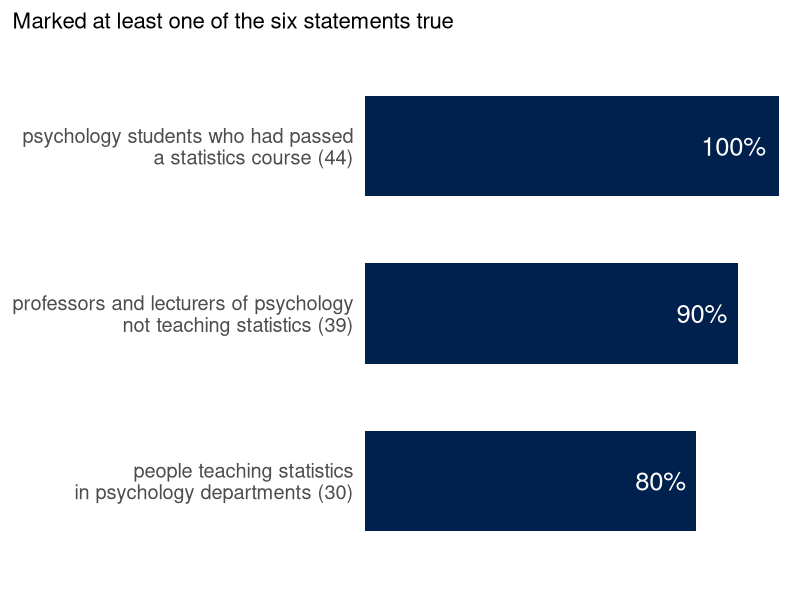
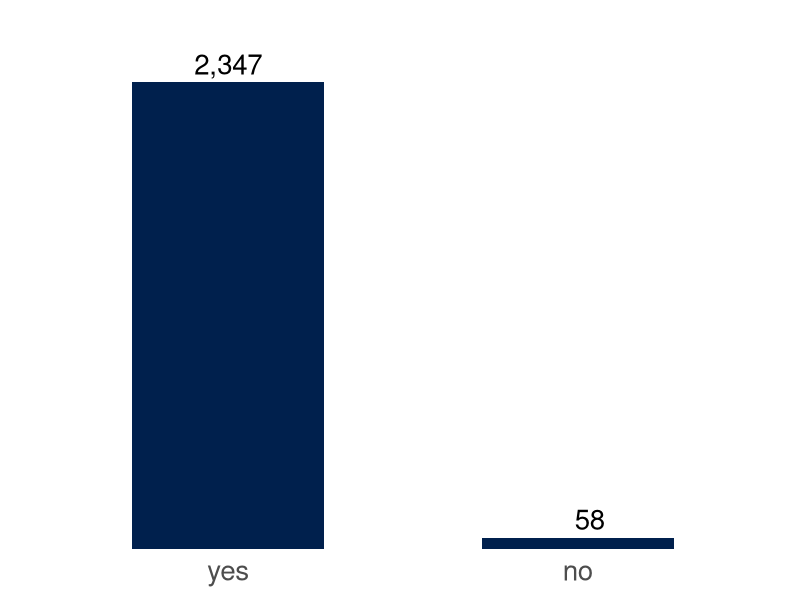
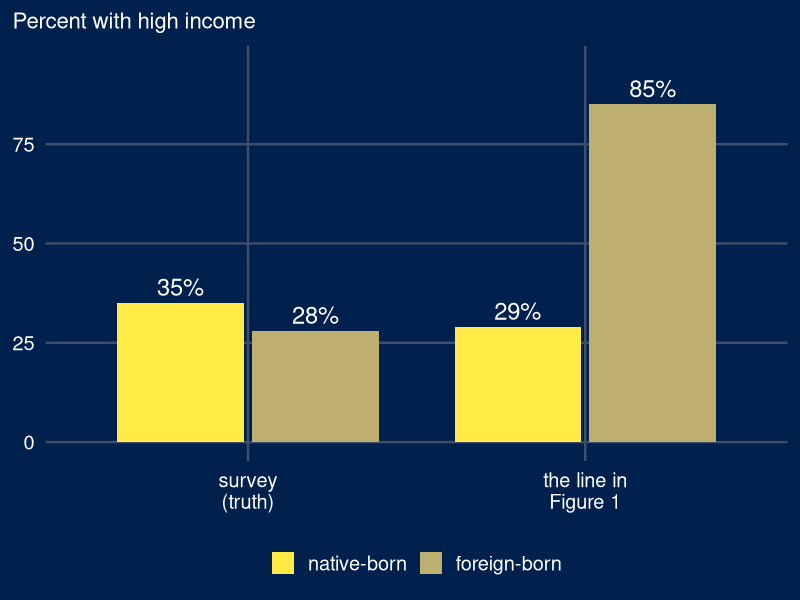
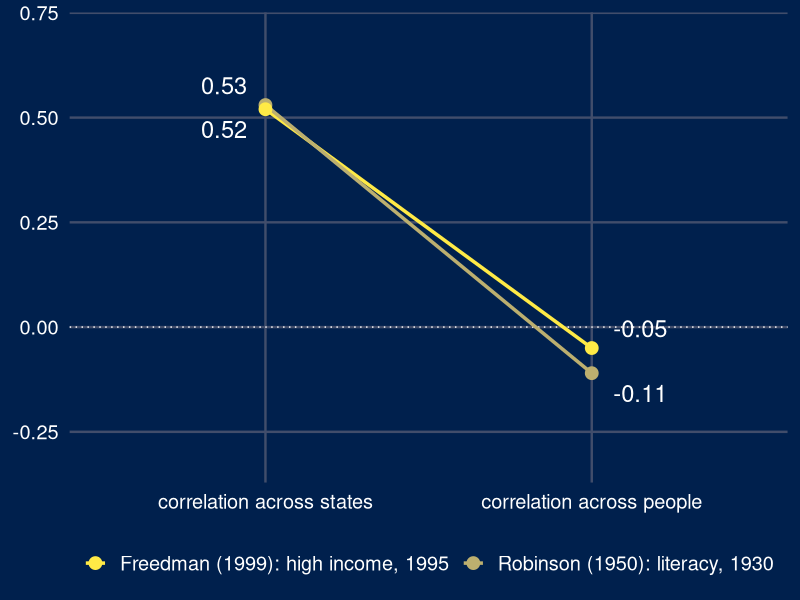
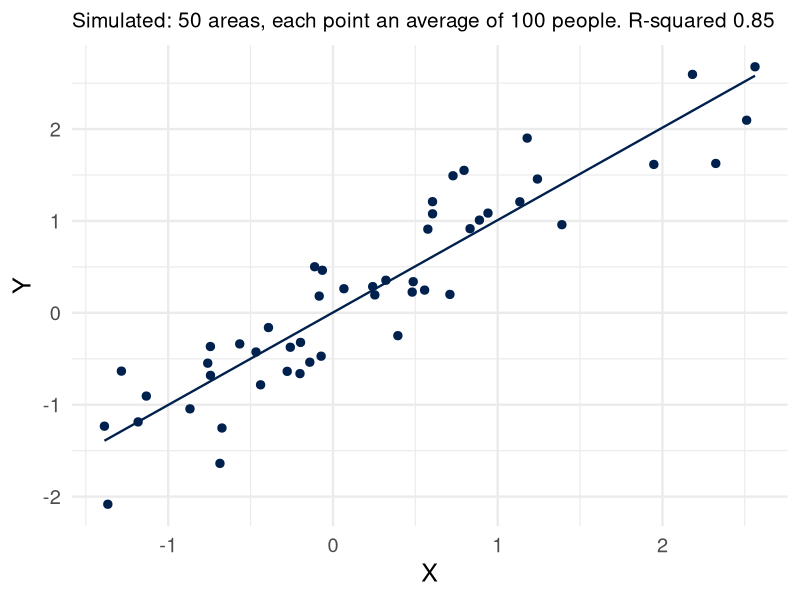
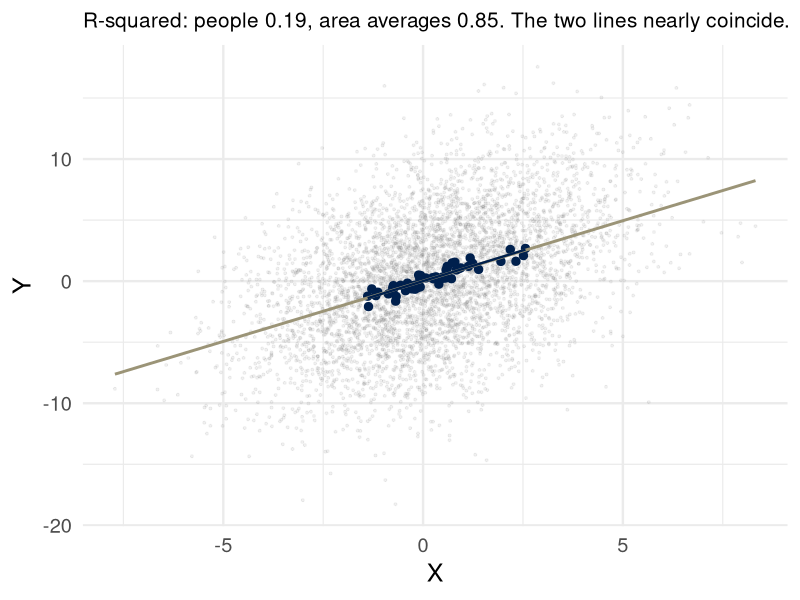
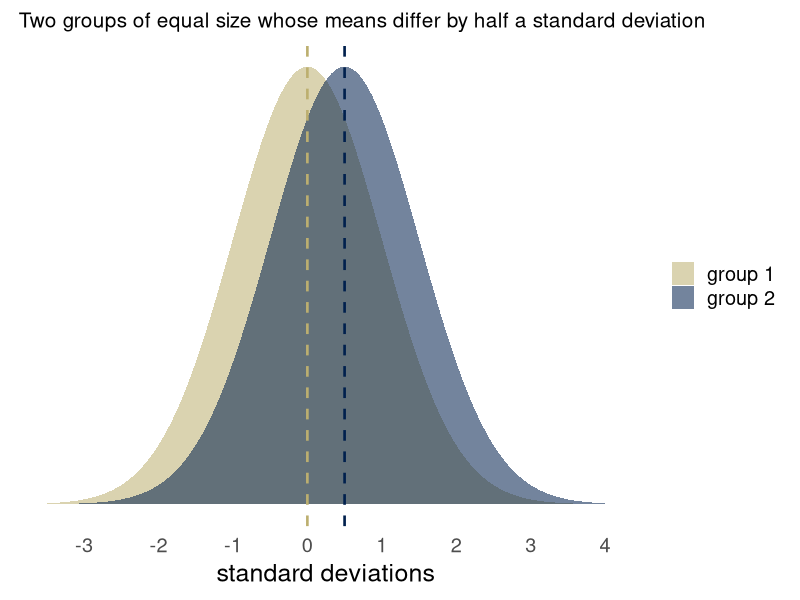
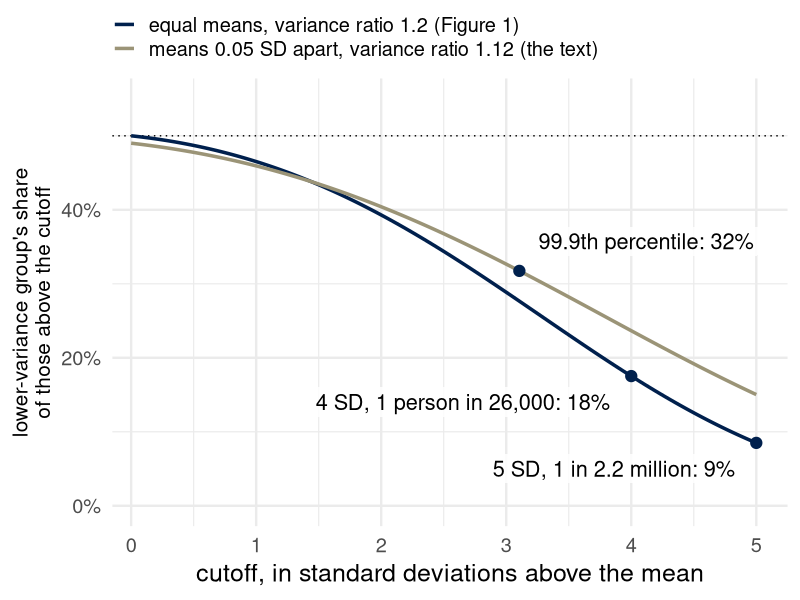

Reproduce these figures in R, in order.
## ---- chunk 1
library(ggplot2)
library(dplyr)
theme_set(theme_minimal(base_size = 18))
set.seed(313)
# cividis: navy, slate, gray, khaki, gold, yellow (viridisLite::cividis(9)[c(1, 3, 5, 6, 7, 9)])
navy <- "#00204D"; slate <- "#414D6B"; cgray <- "#7C7B78"; khaki <- "#9B9477"; gold <- "#BCAF6F"; yellow <- "#FFEA46"
two <- c(navy, gold)               # the two groups, wherever there are two
# charts on dark (.inverse) slides: white text on the navy background, yellow and gold for the two groups
dark <- theme(text = element_text(color = "white"), axis.text = element_text(color = "white"),
              legend.text = element_text(color = "white"), plot.title = element_text(color = "white"),
              panel.grid.major = element_line(color = slate), panel.grid.minor = element_blank(),
              plot.background = element_rect(fill = navy, color = NA),
              panel.background = element_rect(fill = navy, color = NA),
              legend.background = element_rect(fill = navy, color = NA),
              legend.key = element_rect(fill = navy, color = NA))
two_dark <- c(yellow, gold)
## ---- chunk 2
hk <- data.frame(
  who = factor(c("psychology students who had passed\na statistics course (44)",
                 "professors and lecturers of psychology\nnot teaching statistics (39)",
                 "people teaching statistics\nin psychology departments (30)"),
               levels = rev(c("psychology students who had passed\na statistics course (44)",
                              "professors and lecturers of psychology\nnot teaching statistics (39)",
                              "people teaching statistics\nin psychology departments (30)"))),
  pct = c(100, 90, 80))
ggplot(hk, aes(pct, who)) +
  geom_col(width = 0.6, fill = navy) +
  geom_text(aes(label = paste0(pct, "%")), hjust = 1.2, color = "white", size = 6.5) +
  scale_x_continuous(limits = c(0, 100), expand = expansion(mult = c(0, 0.02))) +
  labs(x = NULL, y = NULL, title = "Marked at least one of the six statements true") +
  theme(plot.title = element_text(size = 16), plot.title.position = "plot",
        axis.text.x = element_blank(), panel.grid = element_blank())
## ---- chunk 3
ggplot(data.frame(answer = factor(c("yes", "no"), levels = c("yes", "no")), n = c(2347, 58)),
       aes(answer, n)) +
  geom_col(width = 0.55, fill = navy) +
  geom_text(aes(label = format(n, big.mark = ",")), vjust = -0.4, size = 7) +
  scale_y_continuous(expand = expansion(mult = c(0, 0.15))) +
  labs(x = NULL, y = NULL) +
  theme(axis.text.y = element_blank(), panel.grid = element_blank(), axis.text.x = element_text(size = 20))
## ---- chunk 4
tab2 <- data.frame(
  method = factor(rep(c("survey\n(truth)", "the line in\nFigure 1"), each = 2),
                  levels = c("survey\n(truth)", "the line in\nFigure 1")),
  group = factor(rep(c("native-born", "foreign-born"), 2), levels = c("native-born", "foreign-born")),
  pct = c(35, 28, 29, 85))
ggplot(tab2, aes(method, pct, fill = group)) +
  geom_col(position = position_dodge(0.8), width = 0.75) +
  geom_text(aes(label = paste0(pct, "%")), position = position_dodge(0.8), vjust = -0.4, size = 6, color = "white") +
  scale_fill_manual(values = two_dark, name = NULL) +
  coord_cartesian(ylim = c(0, 95)) +
  labs(x = NULL, y = NULL, title = "Percent with high income") +
  dark + theme(legend.position = "bottom", plot.title = element_text(size = 16), plot.title.position = "plot")
## ---- chunk 5
cors <- data.frame(
  example = rep(c("Robinson (1950): literacy, 1930", "Freedman (1999): high income, 1995"), each = 2),
  level = factor(rep(c("correlation across states", "correlation across people"), 2),
                 levels = c("correlation across states", "correlation across people")),
  r = c(0.53, -0.11, 0.52, -0.05))
ggplot(cors, aes(level, r, group = example, color = example)) +
  geom_hline(yintercept = 0, linetype = "dotted", color = "white") +
  geom_line(linewidth = 1.2) + geom_point(size = 4) +
  geom_text(aes(label = sprintf("%.2f", r)), color = "white", size = 6,
            hjust = c(1.4, -0.4, 1.4, -0.4), vjust = c(-0.6, 1.6, 1.6, -0.6)) +
  scale_color_manual(values = two_dark, name = NULL) +
  coord_cartesian(ylim = c(-0.32, 0.7)) +
  labs(x = NULL, y = NULL) +
  dark + theme(legend.position = "bottom", legend.direction = "horizontal")
## ---- chunk 6
set.seed(7)
J <- 50; n <- 100; beta <- 1
area_mean_x <- rnorm(J, 0, 1)
people <- data.frame(area = rep(1:J, each = n)) |>
  mutate(X = area_mean_x[area] + rnorm(J * n, 0, 2),
         Y = beta * X + rnorm(J * n, 0, sqrt(20)))
areas <- people |> group_by(area) |> summarize(X = mean(X), Y = mean(Y))
r2 <- c(people = summary(lm(Y ~ X, people))$r.squared,
        areas = summary(lm(Y ~ X, areas))$r.squared)
lims <- list(x = range(people$X), y = range(people$Y))
## ---- chunk 7
ggplot(areas, aes(X, Y)) +
  geom_point(color = navy, size = 2.5) +
  geom_smooth(method = "lm", se = FALSE, color = navy, linewidth = 0.8) +
  labs(title = sprintf("Simulated: 50 areas, each point an average of 100 people. R-squared %.2f", r2[2])) +
  theme(plot.title = element_text(size = 15))
## ---- chunk 8
ggplot(people, aes(X, Y)) +
  geom_point(alpha = 0.10, size = 0.7, color = cgray) +
  geom_point(data = areas, color = navy, size = 2.5) +
  geom_smooth(method = "lm", se = FALSE, color = khaki, linewidth = 1) +
  geom_smooth(data = areas, method = "lm", se = FALSE, color = navy, linewidth = 0.8) +
  coord_cartesian(xlim = lims$x, ylim = lims$y) +
  labs(title = sprintf("R-squared: people %.2f, area averages %.2f. The two lines nearly coincide.", r2[1], r2[2])) +
  theme(plot.title = element_text(size = 15))
## ---- chunk 9
xs <- seq(-3.5, 4, by = 0.01)
sd_df <- rbind(data.frame(x = xs, density = dnorm(xs, 0, 1), group = "group 1"),
               data.frame(x = xs, density = dnorm(xs, 0.5, 1), group = "group 2"))
ggplot(sd_df, aes(x, density, fill = group)) +
  geom_area(position = "identity", alpha = 0.55, color = NA) +
  geom_vline(xintercept = c(0, 0.5), linetype = "dashed", color = c(gold, navy), linewidth = 0.9) +
  scale_fill_manual(values = c(gold, navy), name = NULL) +
  scale_x_continuous(breaks = -3:4) +
  labs(x = "standard deviations", y = NULL,
       title = "Two groups of equal size whose means differ by half a standard deviation") +
  theme(plot.title = element_text(size = 15), axis.text.y = element_blank(),
        panel.grid = element_blank(), legend.position = "right")
## ---- chunk 10
share_low <- function(c, vr, d) {
  sf <- sqrt(2 / (1 + vr)); sm <- sqrt(2 * vr / (1 + vr))
  pm <- pnorm(c, d / 2, sm, lower.tail = FALSE); pf <- pnorm(c, -d / 2, sf, lower.tail = FALSE)
  pf / (pm + pf)
}
cs <- seq(0, 5, by = 0.02)
curves <- rbind(
  data.frame(c = cs, share = share_low(cs, 1.2, 0), case = "equal means, variance ratio 1.2 (Figure 1)"),
  data.frame(c = cs, share = share_low(cs, 1.12, 0.05), case = "means 0.05 SD apart, variance ratio 1.12 (the text)"))
marks <- data.frame(c = c(3.105, 4, 5), share = c(share_low(3.105, 1.12, 0.05), share_low(4, 1.2, 0), share_low(5, 1.2, 0)),
                    lab = c("99.9th percentile: 32%", "4 SD, 1 person in 26,000: 18%", "5 SD, 1 in 2.2 million: 9%"))
ggplot(curves, aes(c, share)) +
  geom_hline(yintercept = 0.5, linetype = "dotted") +
  geom_line(aes(color = case), linewidth = 1.2) +
  geom_point(data = marks, size = 3.5, color = navy) +
  geom_label(data = marks, aes(label = lab), hjust = c(0, 1, 1), nudge_x = c(0.1, -0.12, -0.12),
             nudge_y = c(0.04, -0.035, -0.035), size = 5.5, label.size = 0, fill = "white", alpha = 0.85) +
  scale_color_manual(values = c(navy, khaki), name = NULL) +
  scale_y_continuous(labels = scales::percent, limits = c(0, 0.55)) +
  scale_x_continuous(breaks = 0:5, expand = expansion(mult = c(0.03, 0.05))) +
  labs(x = "cutoff, in standard deviations above the mean",
       y = "lower-variance group's share\nof those above the cutoff") +
  theme(legend.position = "top", legend.direction = "vertical", legend.justification = "left",
        legend.margin = margin(0, 0, 0, 0), legend.box.margin = margin(0, 0, -5, 0),
        axis.title.y = element_text(size = 15))
## ---- chunk 11
pisa <- data.frame(
  country = c("Canada", "Czech Rep.", "Denmark", "Germany", "Iceland", "Indonesia",
              "Ireland", "Mexico", "Netherlands", "Thailand", "Tunisia", "Russian Fed.",
              "Switzerland", "UK", "USA"),
  vr = c(1.24, 1.07, 0.99, 1.12, 1.24, 0.95, 1.07, 1.08, 1.00, 1.10, 1.03, 1.20, 1.11, 1.06, 1.19),
  sig = c(TRUE, FALSE, FALSE, TRUE, TRUE, TRUE, FALSE, TRUE, FALSE, TRUE, FALSE, TRUE, TRUE, TRUE, TRUE))
ggplot(pisa, aes(vr, reorder(country, vr), shape = sig)) +
  geom_vline(xintercept = 1, linetype = "dotted") +
  geom_point(size = 3.2, color = navy) +
  scale_shape_manual(values = c(1, 16), labels = c("not significantly different from 1", "significantly different from 1 (P < 0.05)"), name = NULL) +
  labs(x = "variance ratio, boys / girls, PISA 2003", y = NULL) +
  theme(legend.position = "bottom", legend.direction = "vertical")
## ---- chunk 12
oth <- data.frame(
  panel = rep(c("Minnesota state test:\nboys per girl above the 99th percentile",
                "Talent search: boys per girl with\nSAT-M of 700 or more before age 13"), each = 2),
  who = factor(c("white\nstudents", "Asian-American\nstudents", "1980 to 1982", "2005"),
               levels = c("white\nstudents", "Asian-American\nstudents", "1980 to 1982", "2005")),
  ratio = c(2.06, 0.91, 13, 2.8))
ggplot(oth, aes(who, ratio)) +
  geom_col(width = 0.6, fill = "#E0CB5E") +
  geom_hline(yintercept = 1, linetype = "dotted", color = "white") +
  geom_text(aes(label = ratio), vjust = -0.4, size = 6, color = "white") +
  facet_wrap(~panel, scales = "free") +
  scale_y_continuous(expand = expansion(mult = c(0, 0.15))) +
  labs(x = NULL, y = NULL) +
  theme(strip.text = element_text(size = 15, color = "white"),
        text = element_text(color = "white"), axis.text = element_text(color = "white"),
        panel.grid.major = element_line(color = slate), panel.grid.minor = element_blank(),
        plot.background = element_rect(fill = navy, color = NA),
        panel.background = element_rect(fill = navy, color = NA))
## ---- chunk 13
set.seed(4)
feed <- rbind(data.frame(group = "100 items", x = rnorm(100)),
              data.frame(group = "10,000 items", x = rnorm(10000)))
tops <- feed |> group_by(group) |> slice_max(x, n = 1)
ggplot(feed, aes(x, group)) +
  geom_jitter(height = 0.28, width = 0, alpha = 0.18, size = 0.7, color = slate) +
  geom_point(data = tops, shape = 21, fill = yellow, color = navy, size = 5, stroke = 1.5) +
  geom_text(data = tops, aes(label = sprintf("%.1f", x)), vjust = -1.6, color = navy, size = 6) +
  labs(x = "extremity, in standard deviations from the typical item", y = NULL,
       title = "Circled: the one item the feed shows from each group.") +
  theme(plot.title = element_text(size = 16))
## ---- chunk 14
Emax <- function(n) integrate(function(x) x * n * pnorm(x)^(n - 1) * dnorm(x), -10, 12, rel.tol = 1e-9)$value
ns <- 10^seq(1, 5, by = 0.25)
em <- sapply(ns, Emax)
rbind(data.frame(n = ns, m = em, spread = "standard deviation 1"),
      data.frame(n = ns, m = 1.1 * em, spread = "standard deviation 1.1")) |>
  ggplot(aes(n, m, color = spread)) + geom_line(linewidth = 1.2) +
  scale_x_log10(breaks = 10^(1:5), labels = scales::comma) +
  scale_color_manual(values = c(navy, khaki), name = NULL) +
  labs(x = "n (log scale)", y = NULL, title = "Expected largest of n normal draws, mean 0") +
  theme(plot.title = element_text(size = 15), legend.position = "bottom")
